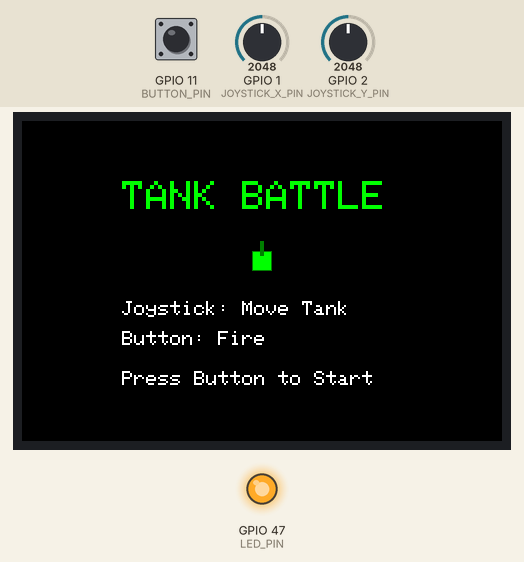
Recording of a sketch running on a simulated ESP32-S3. Parts: 480×320 colour display, output pins drawn as LEDs (lit = HIGH). The test bench sets the inputs (shaded band); at power-on: GPIO 11 (BUTTON_PIN) HIGH, GPIO 1 (JOYSTICK_X_PIN) = 2048, GPIO 2 (JOYSTICK_Y_PIN) = 2048. Random numbers use the default seed unless the sketch sets one; what the sketch prints to the serial monitor is not drawn.

Above: at 1.6 s.
1.7 s: GPIO 11 (BUTTON_PIN) pulled LOW for 0.15 s
At 3.5 s:
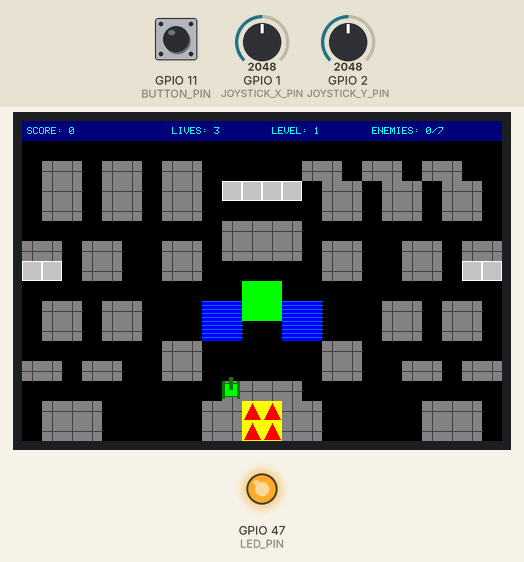
4.8 s: GPIO 11 (BUTTON_PIN) pulled LOW for 1 s
At 6.13 s:
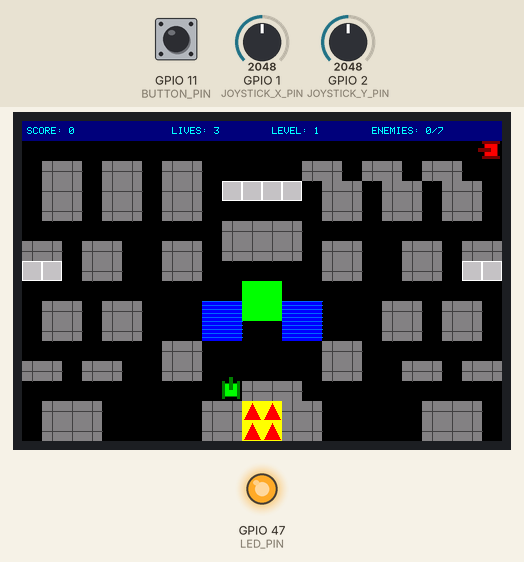
7.8 s: GPIO 1 (JOYSTICK_X_PIN) set to 960
At 8.79 s:
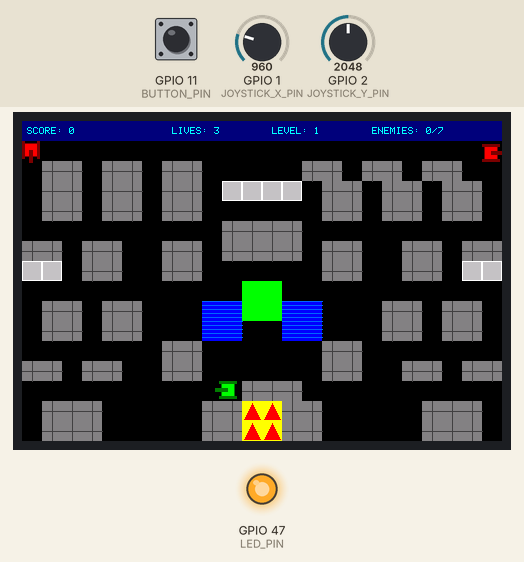
10.0 s: GPIO 2 (JOYSTICK_Y_PIN) set to 960
At 10.63 s:
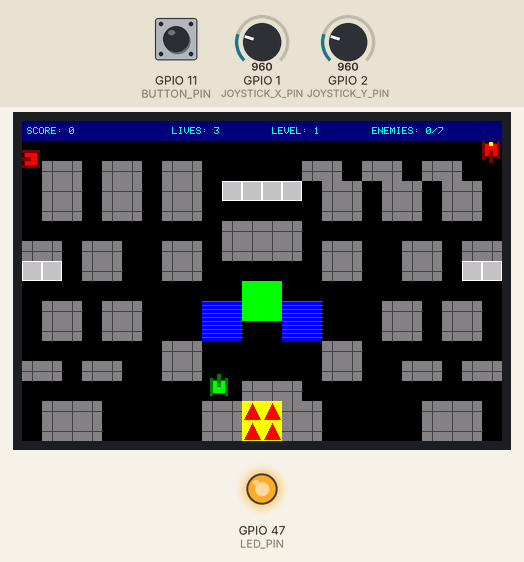
11.9 s: GPIO 2 (JOYSTICK_Y_PIN) set to 1040
At 14.0 s:
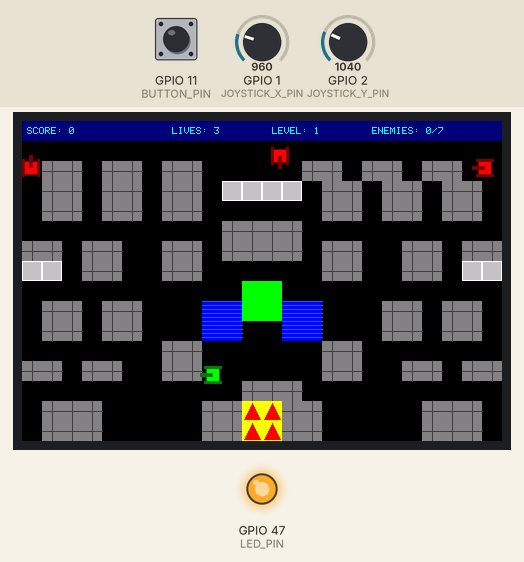
14.1 s: GPIO 1 (JOYSTICK_X_PIN) set to 1040
At 14.76 s:
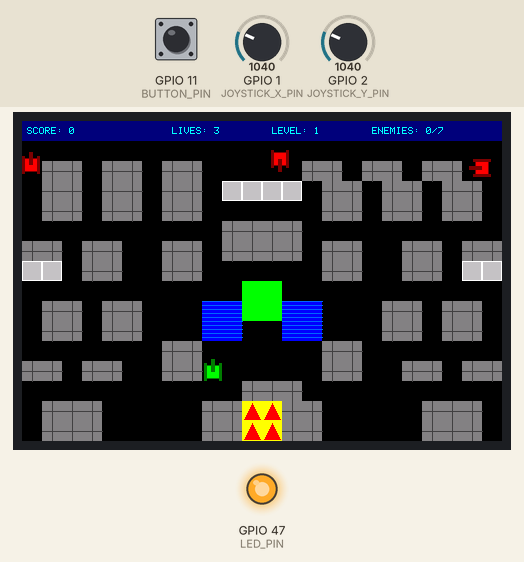
Timing chart, 0 to 17.0 s (numbered marks = the images above; inputs shaded):
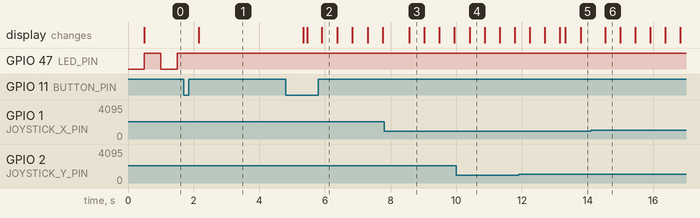

The sketch:

4_tank_battle.ino
```cpp
#include <TFT_eSPI.h>

#define JOYSTICK_X_PIN    1
#define JOYSTICK_Y_PIN    2
#define BUTTON_PIN        11
#define LED_PIN           47

#define SCREEN_WIDTH      480
#define SCREEN_HEIGHT     320

#define TILE_SIZE         20
#define MAP_WIDTH         24
#define MAP_HEIGHT        15

#define TANK_SIZE         18
#define TANK_SPEED        3
#define BULLET_SIZE       4
#define BULLET_SPEED      6

#define MAX_BULLETS       10
#define MAX_ENEMIES       5
#define ENEMY_SHOOT_INTERVAL 2000
#define ENEMY_MOVE_INTERVAL  100

#define JOYSTICK_CENTER   2048
#define JOYSTICK_THRESHOLD 1000

#define COLOR_BACKGROUND  TFT_BLACK
#define COLOR_PLAYER      TFT_GREEN
#define COLOR_PLAYER_DARK 0x03E0
#define COLOR_ENEMY       TFT_RED
#define COLOR_ENEMY_DARK  0x7800
#define COLOR_BULLET      TFT_YELLOW
#define COLOR_WALL        0x8410
#define COLOR_STEEL       0xC618
#define COLOR_WATER       0x001F
#define COLOR_GRASS       0x07E0
#define COLOR_BASE        0xFFE0
#define COLOR_TEXT        TFT_WHITE
#define COLOR_HUD         TFT_CYAN
#define COLOR_HUD_BG      TFT_NAVY

enum Direction {
  DIR_UP,
  DIR_DOWN,
  DIR_LEFT,
  DIR_RIGHT
};

enum TileType {
  TILE_EMPTY = 0,
  TILE_BRICK = 1,
  TILE_STEEL = 2,
  TILE_WATER = 3,
  TILE_GRASS = 4,
  TILE_BASE = 5
};

enum GameState {
  STATE_MENU,
  STATE_PLAYING,
  STATE_GAME_OVER,
  STATE_VICTORY
};

struct Tank {
  float x, y;
  Direction dir;
  bool alive;
  unsigned long lastShot;
  unsigned long lastMove;
};

struct Bullet {
  float x, y;
  Direction dir;
  bool active;
  bool isPlayer;
};

TFT_eSPI tft = TFT_eSPI(320, 480);
TFT_eSprite sprite = TFT_eSprite(&tft);

uint8_t gameMap[MAP_HEIGHT][MAP_WIDTH];

Tank player;

Tank enemies[MAX_ENEMIES];
int enemyCount = 0;
int enemiesKilled = 0;
int totalEnemies = 10;

Bullet bullets[MAX_BULLETS];

GameState gameState = STATE_MENU;
int playerLives = 3;
int level = 1;
int score = 0;

bool baseDestroyed = false;

bool lastButtonState = HIGH;
bool shootPressed = false;

unsigned long lastUpdateTime = 0;
unsigned long lastEnemySpawn = 0;
unsigned long lastBlinkTime = 0;
bool ledState = false;

const uint8_t mapTemplate[MAP_HEIGHT][MAP_WIDTH] PROGMEM = {
  {0,0,0,0,0,0,0,0,0,0,0,0,0,0,0,0,0,0,0,0,0,0,0,0},
  {0,1,1,0,1,1,0,1,1,0,0,0,0,0,1,1,0,1,1,0,1,1,0,0},
  {0,1,1,0,1,1,0,1,1,0,2,2,2,2,0,1,1,0,1,1,0,1,1,0},
  {0,1,1,0,1,1,0,1,1,0,0,0,0,0,0,1,1,0,1,1,0,1,1,0},
  {0,0,0,0,0,0,0,0,0,0,1,1,1,1,0,0,0,0,0,0,0,0,0,0},
  {1,1,0,1,1,0,0,1,1,0,1,1,1,1,0,1,1,0,0,1,1,0,1,1},
  {2,2,0,1,1,0,0,1,1,0,0,0,0,0,0,1,1,0,0,1,1,0,2,2},
  {0,0,0,0,0,0,0,0,0,0,0,4,4,0,0,0,0,0,0,0,0,0,0,0},
  {0,1,1,0,1,1,0,0,0,3,3,4,4,3,3,0,0,0,1,1,0,1,1,0},
  {0,1,1,0,1,1,0,0,0,3,3,0,0,3,3,0,0,0,1,1,0,1,1,0},
  {0,0,0,0,0,0,0,1,1,0,0,0,0,0,0,1,1,0,0,0,0,0,0,0},
  {1,1,0,1,1,0,0,1,1,0,0,0,0,0,0,1,1,0,0,1,1,0,1,1},
  {0,0,0,0,0,0,0,0,0,0,1,1,1,1,0,0,0,0,0,0,0,0,0,0},
  {0,1,1,1,0,0,0,0,0,1,1,5,5,1,1,0,0,0,0,0,1,1,1,0},
  {0,1,1,1,0,0,0,0,0,1,1,5,5,1,1,0,0,0,0,0,1,1,1,0}
};

void initGame();
void initMap();
void handleInput();
void updateGame();
void drawGame();
void drawMap();
void drawTank(Tank* tank, bool isPlayer);
void drawBullets();
void drawHUD();
void drawMenu();
void drawGameOver();
void drawVictory();
void playerShoot();
void enemyShoot(int index);
void updateBullets();
void updateEnemies();
void spawnEnemy();
bool checkTankCollision(float x, float y, Tank* exclude);
bool checkWallCollision(float x, float y);
void destroyTile(int tx, int ty);
Direction readJoystick();
void blinkLED(int interval);

void setup() {
  Serial.begin(115200);

  pinMode(JOYSTICK_X_PIN, INPUT);
  pinMode(JOYSTICK_Y_PIN, INPUT);
  pinMode(BUTTON_PIN, INPUT_PULLUP);
  pinMode(LED_PIN, OUTPUT);
  digitalWrite(LED_PIN, LOW);

  tft.init();
  tft.setRotation(1);
  tft.invertDisplay(1);
  tft.fillScreen(COLOR_BACKGROUND);

  if (psramFound()) {
    sprite.setColorDepth(16);
    Serial.println("PSRAM detected, using 16-bit color.");
  } else {

    sprite.setColorDepth(16);
    Serial.println("PSRAM NOT detected.");
  }

  void* ptr = sprite.createSprite(SCREEN_WIDTH, SCREEN_HEIGHT);
  if (ptr == NULL) {
    Serial.println("警告: Sprite 内存分配失败！尝试降低色深...");
    sprite.setColorDepth(8);
    ptr = sprite.createSprite(SCREEN_WIDTH, SCREEN_HEIGHT);
    if (ptr == NULL) {
      Serial.println("错误: Sprite 创建完全失败，无法运行游戏。");
      while(1) delay(100);
    }
  }
  sprite.setSwapBytes(true);

  randomSeed(analogRead(0));

  drawMenu();

  Serial.println("ESP32坦克大战游戏初始化完成");
}

void loop() {
  handleInput();

  unsigned long currentTime = millis();

  switch (gameState) {
    case STATE_MENU:
      blinkLED(500);
      if (shootPressed) {
        shootPressed = false;
        initGame();
        gameState = STATE_PLAYING;

      }
      break;

    case STATE_PLAYING:
      digitalWrite(LED_PIN, HIGH);

      if (currentTime - lastUpdateTime >= 16) {
        lastUpdateTime = currentTime;
        updateGame();
        drawGame();
      }
      break;

    case STATE_GAME_OVER:
      blinkLED(100);
      if (shootPressed) {
        shootPressed = false;
        gameState = STATE_MENU;
        drawMenu();
      }
      break;

    case STATE_VICTORY:
      blinkLED(200);
      if (shootPressed) {
        shootPressed = false;
        level++;
        initGame();
        gameState = STATE_PLAYING;
      }
      break;
  }
}

void blinkLED(int interval) {
  unsigned long currentTime = millis();
  if (currentTime - lastBlinkTime >= interval) {
    lastBlinkTime = currentTime;
    ledState = !ledState;
    digitalWrite(LED_PIN, ledState);
  }
}

void initGame() {

  initMap();

  player.x = (MAP_WIDTH / 2 - 2) * TILE_SIZE;
  player.y = (MAP_HEIGHT - 2) * TILE_SIZE;
  player.dir = DIR_UP;
  player.alive = true;
  player.lastShot = 0;

  for (int i = 0; i < MAX_ENEMIES; i++) {
    enemies[i].alive = false;
  }
  enemyCount = 0;
  enemiesKilled = 0;
  totalEnemies = 5 + level * 2;

  for (int i = 0; i < MAX_BULLETS; i++) {
    bullets[i].active = false;
  }

  baseDestroyed = false;

  lastEnemySpawn = millis();

  Serial.printf("第 %d 关开始！需要消灭 %d 个敌人\n", level, totalEnemies);
}

void initMap() {
  for (int y = 0; y < MAP_HEIGHT; y++) {
    for (int x = 0; x < MAP_WIDTH; x++) {
      gameMap[y][x] = pgm_read_byte(&mapTemplate[y][x]);
    }
  }
}

void handleInput() {

  bool currentButtonState = digitalRead(BUTTON_PIN);
  if (lastButtonState == HIGH && currentButtonState == LOW) {
    shootPressed = true;
    if (gameState == STATE_PLAYING) {
      playerShoot();
      shootPressed = false;
    }
  }
  lastButtonState = currentButtonState;

  if (gameState == STATE_PLAYING && player.alive) {
    Direction newDir = readJoystick();

    int x_adc = analogRead(JOYSTICK_X_PIN);
    int y_adc = analogRead(JOYSTICK_Y_PIN);
    int x_offset = abs(x_adc - JOYSTICK_CENTER);
    int y_offset = abs(y_adc - JOYSTICK_CENTER);

    if (x_offset > JOYSTICK_THRESHOLD || y_offset > JOYSTICK_THRESHOLD) {
      player.dir = newDir;

      float newX = player.x;
      float newY = player.y;

      switch (newDir) {
        case DIR_UP:    newY -= TANK_SPEED; break;
        case DIR_DOWN:  newY += TANK_SPEED; break;
        case DIR_LEFT:  newX -= TANK_SPEED; break;
        case DIR_RIGHT: newX += TANK_SPEED; break;
      }

      if (newX >= 0 && newX <= SCREEN_WIDTH - TANK_SIZE &&
          newY >= 20 && newY <= SCREEN_HEIGHT - TANK_SIZE) {

        if (!checkWallCollision(newX, newY) && !checkTankCollision(newX, newY, &player)) {
          player.x = newX;
          player.y = newY;
        }
      }
    }
  }
}

Direction readJoystick() {
  int x_adc = analogRead(JOYSTICK_X_PIN);
  int y_adc = analogRead(JOYSTICK_Y_PIN);

  int x_offset = x_adc - JOYSTICK_CENTER;
  int y_offset = y_adc - JOYSTICK_CENTER;

  if (abs(x_offset) > abs(y_offset)) {
    if (x_offset < -JOYSTICK_THRESHOLD) return DIR_LEFT;
    if (x_offset > JOYSTICK_THRESHOLD) return DIR_RIGHT;
  } else {
    if (y_offset < -JOYSTICK_THRESHOLD) return DIR_UP;
    if (y_offset > JOYSTICK_THRESHOLD) return DIR_DOWN;
  }

  return player.dir;
}

void playerShoot() {
  unsigned long currentTime = millis();
  if (currentTime - player.lastShot < 300) return;

  for (int i = 0; i < MAX_BULLETS; i++) {
    if (!bullets[i].active) {
      bullets[i].x = player.x + TANK_SIZE / 2 - BULLET_SIZE / 2;
      bullets[i].y = player.y + TANK_SIZE / 2 - BULLET_SIZE / 2;
      bullets[i].dir = player.dir;
      bullets[i].active = true;
      bullets[i].isPlayer = true;
      player.lastShot = currentTime;
      Serial.println("玩家射击！");
      break;
    }
  }
}

void enemyShoot(int index) {
  Tank* enemy = &enemies[index];
  unsigned long currentTime = millis();
  if (currentTime - enemy->lastShot < ENEMY_SHOOT_INTERVAL) return;

  for (int i = 0; i < MAX_BULLETS; i++) {
    if (!bullets[i].active) {
      bullets[i].x = enemy->x + TANK_SIZE / 2 - BULLET_SIZE / 2;
      bullets[i].y = enemy->y + TANK_SIZE / 2 - BULLET_SIZE / 2;
      bullets[i].dir = enemy->dir;
      bullets[i].active = true;
      bullets[i].isPlayer = false;
      enemy->lastShot = currentTime;
      break;
    }
  }
}

void updateGame() {

  updateBullets();

  updateEnemies();

  unsigned long currentTime = millis();
  if (enemyCount < MAX_ENEMIES && enemiesKilled + enemyCount < totalEnemies) {
    if (currentTime - lastEnemySpawn >= 3000) {
      spawnEnemy();
      lastEnemySpawn = currentTime;
    }
  }

  if (enemiesKilled >= totalEnemies) {
    gameState = STATE_VICTORY;
    drawVictory();
  }

  if (!player.alive || baseDestroyed) {
    playerLives--;
    if (playerLives <= 0) {
      gameState = STATE_GAME_OVER;
      drawGameOver();
    } else {

      player.x = (MAP_WIDTH / 2 - 2) * TILE_SIZE;
      player.y = (MAP_HEIGHT - 2) * TILE_SIZE;
      player.dir = DIR_UP;
      player.alive = true;
    }
  }
}

void updateBullets() {
  for (int i = 0; i < MAX_BULLETS; i++) {
    if (!bullets[i].active) continue;

    switch (bullets[i].dir) {
      case DIR_UP:    bullets[i].y -= BULLET_SPEED; break;
      case DIR_DOWN:  bullets[i].y += BULLET_SPEED; break;
      case DIR_LEFT:  bullets[i].x -= BULLET_SPEED; break;
      case DIR_RIGHT: bullets[i].x += BULLET_SPEED; break;
    }

    if (bullets[i].x < 0 || bullets[i].x > SCREEN_WIDTH ||
        bullets[i].y < 20 || bullets[i].y > SCREEN_HEIGHT) {
      bullets[i].active = false;
      continue;
    }

    int tx = (int)bullets[i].x / TILE_SIZE;
    int ty = ((int)bullets[i].y - 20) / TILE_SIZE;

    if (tx >= 0 && tx < MAP_WIDTH && ty >= 0 && ty < MAP_HEIGHT) {
      uint8_t tile = gameMap[ty][tx];
      if (tile == TILE_BRICK) {
        destroyTile(tx, ty);
        bullets[i].active = false;
        continue;
      } else if (tile == TILE_STEEL) {
        bullets[i].active = false;
        continue;
      } else if (tile == TILE_BASE) {
        baseDestroyed = true;
        gameMap[ty][tx] = TILE_EMPTY;
        bullets[i].active = false;
        Serial.println("基地被摧毁！");
        continue;
      }
    }

    if (bullets[i].isPlayer) {

      for (int j = 0; j < MAX_ENEMIES; j++) {
        if (enemies[j].alive) {
          if (bullets[i].x >= enemies[j].x && bullets[i].x <= enemies[j].x + TANK_SIZE &&
              bullets[i].y >= enemies[j].y && bullets[i].y <= enemies[j].y + TANK_SIZE) {
            enemies[j].alive = false;
            enemyCount--;
            enemiesKilled++;
            score += 100;
            bullets[i].active = false;
            Serial.printf("消灭敌人！得分: %d\n", score);
            break;
          }
        }
      }
    } else {

      if (player.alive) {
        if (bullets[i].x >= player.x && bullets[i].x <= player.x + TANK_SIZE &&
            bullets[i].y >= player.y && bullets[i].y <= player.y + TANK_SIZE) {
          player.alive = false;
          bullets[i].active = false;
          Serial.println("玩家被击中！");
        }
      }
    }
  }
}

void updateEnemies() {
  unsigned long currentTime = millis();

  for (int i = 0; i < MAX_ENEMIES; i++) {
    if (!enemies[i].alive) continue;

    if (currentTime - enemies[i].lastMove >= ENEMY_MOVE_INTERVAL) {
      enemies[i].lastMove = currentTime;

      if (random(100) < 30) {
        enemies[i].dir = (Direction)random(4);
      }

      float newX = enemies[i].x;
      float newY = enemies[i].y;

      switch (enemies[i].dir) {
        case DIR_UP:    newY -= TANK_SPEED; break;
        case DIR_DOWN:  newY += TANK_SPEED; break;
        case DIR_LEFT:  newX -= TANK_SPEED; break;
        case DIR_RIGHT: newX += TANK_SPEED; break;
      }

      if (newX >= 0 && newX <= SCREEN_WIDTH - TANK_SIZE &&
          newY >= 20 && newY <= SCREEN_HEIGHT - TANK_SIZE) {
        if (!checkWallCollision(newX, newY) && !checkTankCollision(newX, newY, &enemies[i])) {
          enemies[i].x = newX;
          enemies[i].y = newY;
        } else {

          enemies[i].dir = (Direction)random(4);
        }
      } else {
        enemies[i].dir = (Direction)random(4);
      }
    }

    if (random(100) < 5) {
      enemyShoot(i);
    }
  }
}

void spawnEnemy() {

  int index = -1;
  for (int i = 0; i < MAX_ENEMIES; i++) {
    if (!enemies[i].alive) {
      index = i;
      break;
    }
  }
  if (index < 0) return;

  int spawnPoints[] = {0, MAP_WIDTH / 2, MAP_WIDTH - 1};
  int spawnX = spawnPoints[random(3)] * TILE_SIZE;

  enemies[index].x = spawnX;
  enemies[index].y = 20;
  enemies[index].dir = DIR_DOWN;
  enemies[index].alive = true;
  enemies[index].lastShot = millis();
  enemies[index].lastMove = millis();
  enemyCount++;

  Serial.printf("敌人生成于 X=%d\n", spawnX);
}

bool checkTankCollision(float x, float y, Tank* exclude) {

  if (&player != exclude && player.alive) {
    if (x < player.x + TANK_SIZE && x + TANK_SIZE > player.x &&
        y < player.y + TANK_SIZE && y + TANK_SIZE > player.y) {
      return true;
    }
  }

  for (int i = 0; i < MAX_ENEMIES; i++) {
    if (&enemies[i] != exclude && enemies[i].alive) {
      if (x < enemies[i].x + TANK_SIZE && x + TANK_SIZE > enemies[i].x &&
          y < enemies[i].y + TANK_SIZE && y + TANK_SIZE > enemies[i].y) {
        return true;
      }
    }
  }

  return false;
}

bool checkWallCollision(float x, float y) {

  int corners[4][2] = {
    {(int)x / TILE_SIZE, ((int)y - 20) / TILE_SIZE},
    {(int)(x + TANK_SIZE - 1) / TILE_SIZE, ((int)y - 20) / TILE_SIZE},
    {(int)x / TILE_SIZE, ((int)(y + TANK_SIZE - 1) - 20) / TILE_SIZE},
    {(int)(x + TANK_SIZE - 1) / TILE_SIZE, ((int)(y + TANK_SIZE - 1) - 20) / TILE_SIZE}
  };

  for (int i = 0; i < 4; i++) {
    int tx = corners[i][0];
    int ty = corners[i][1];

    if (tx >= 0 && tx < MAP_WIDTH && ty >= 0 && ty < MAP_HEIGHT) {
      uint8_t tile = gameMap[ty][tx];
      if (tile == TILE_BRICK || tile == TILE_STEEL || tile == TILE_WATER || tile == TILE_BASE) {
        return true;
      }
    }
  }

  return false;
}

void destroyTile(int tx, int ty) {
  if (tx >= 0 && tx < MAP_WIDTH && ty >= 0 && ty < MAP_HEIGHT) {
    if (gameMap[ty][tx] == TILE_BRICK) {
      gameMap[ty][tx] = TILE_EMPTY;
    }
  }
}

void drawGame() {

  sprite.fillSprite(COLOR_BACKGROUND);

  drawMap();

  if (player.alive) {
    drawTank(&player, true);
  }

  for (int i = 0; i < MAX_ENEMIES; i++) {
    if (enemies[i].alive) {
      drawTank(&enemies[i], false);
    }
  }

  drawBullets();

  drawHUD();

  sprite.pushSprite(0, 0);
}

void drawMap() {
  for (int y = 0; y < MAP_HEIGHT; y++) {
    for (int x = 0; x < MAP_WIDTH; x++) {
      uint8_t tile = gameMap[y][x];
      if (tile == TILE_EMPTY) continue;

      int px = x * TILE_SIZE;
      int py = y * TILE_SIZE + 20;

      switch (tile) {
        case TILE_BRICK:
          sprite.fillRect(px, py, TILE_SIZE, TILE_SIZE, COLOR_WALL);
          sprite.drawLine(px, py + TILE_SIZE/2, px + TILE_SIZE, py + TILE_SIZE/2, 0x4208);
          sprite.drawLine(px + TILE_SIZE/2, py, px + TILE_SIZE/2, py + TILE_SIZE, 0x4208);
          break;

        case TILE_STEEL:
          sprite.fillRect(px, py, TILE_SIZE, TILE_SIZE, COLOR_STEEL);
          sprite.drawRect(px, py, TILE_SIZE, TILE_SIZE, TFT_WHITE);
          break;

        case TILE_WATER:
          sprite.fillRect(px, py, TILE_SIZE, TILE_SIZE, COLOR_WATER);
          for (int i = 0; i < TILE_SIZE; i += 4) {
            sprite.drawLine(px, py + i, px + TILE_SIZE, py + i, 0x033F);
          }
          break;

        case TILE_GRASS:
          sprite.fillRect(px, py, TILE_SIZE, TILE_SIZE, COLOR_GRASS);
          break;

        case TILE_BASE:
          sprite.fillRect(px, py, TILE_SIZE, TILE_SIZE, COLOR_BASE);
          sprite.fillTriangle(px + TILE_SIZE/2, py + 2,
                          px + 2, py + TILE_SIZE - 2,
                          px + TILE_SIZE - 2, py + TILE_SIZE - 2, TFT_RED);
          break;
      }
    }
  }
}

void drawTank(Tank* tank, bool isPlayer) {
  int x = (int)tank->x;
  int y = (int)tank->y;

  uint16_t bodyColor = isPlayer ? COLOR_PLAYER : COLOR_ENEMY;
  uint16_t darkColor = isPlayer ? COLOR_PLAYER_DARK : COLOR_ENEMY_DARK;

  sprite.fillRect(x + 2, y + 2, TANK_SIZE - 4, TANK_SIZE - 4, bodyColor);
  sprite.drawRect(x + 2, y + 2, TANK_SIZE - 4, TANK_SIZE - 4, darkColor);

  switch (tank->dir) {
    case DIR_UP:
    case DIR_DOWN:
      sprite.fillRect(x, y, 3, TANK_SIZE, darkColor);
      sprite.fillRect(x + TANK_SIZE - 3, y, 3, TANK_SIZE, darkColor);
      break;
    case DIR_LEFT:
    case DIR_RIGHT:
      sprite.fillRect(x, y, TANK_SIZE, 3, darkColor);
      sprite.fillRect(x, y + TANK_SIZE - 3, TANK_SIZE, 3, darkColor);
      break;
  }

  int cx = x + TANK_SIZE / 2;
  int cy = y + TANK_SIZE / 2;
  switch (tank->dir) {
    case DIR_UP:
      sprite.fillRect(cx - 2, y - 4, 4, TANK_SIZE / 2 + 4, darkColor);
      break;
    case DIR_DOWN:
      sprite.fillRect(cx - 2, cy, 4, TANK_SIZE / 2 + 4, darkColor);
      break;
    case DIR_LEFT:
      sprite.fillRect(x - 4, cy - 2, TANK_SIZE / 2 + 4, 4, darkColor);
      break;
    case DIR_RIGHT:
      sprite.fillRect(cx, cy - 2, TANK_SIZE / 2 + 4, 4, darkColor);
      break;
  }
}

void drawBullets() {
  for (int i = 0; i < MAX_BULLETS; i++) {
    if (bullets[i].active) {
      sprite.fillRect((int)bullets[i].x, (int)bullets[i].y, BULLET_SIZE, BULLET_SIZE, COLOR_BULLET);
    }
  }
}

void drawHUD() {

  sprite.fillRect(0, 0, SCREEN_WIDTH, 20, COLOR_HUD_BG);

  sprite.setTextColor(COLOR_HUD, COLOR_HUD_BG);
  sprite.setTextSize(1);
  sprite.setCursor(5, 6);
  sprite.printf("SCORE: %d", score);

  sprite.setCursor(150, 6);
  sprite.printf("LIVES: %d", playerLives);

  sprite.setCursor(250, 6);
  sprite.printf("LEVEL: %d", level);

  sprite.setCursor(350, 6);
  sprite.printf("ENEMIES: %d/%d", enemiesKilled, totalEnemies);
}

void drawMenu() {
  tft.fillScreen(COLOR_BACKGROUND);

  tft.setTextColor(COLOR_PLAYER);
  tft.setTextSize(4);
  tft.setCursor(100, 60);
  tft.println("TANK BATTLE");

  tft.fillRect(SCREEN_WIDTH/2 - 10, 130, 20, 20, COLOR_PLAYER);
  tft.drawRect(SCREEN_WIDTH/2 - 10, 130, 20, 20, COLOR_PLAYER_DARK);
  tft.fillRect(SCREEN_WIDTH/2 - 2, 120, 4, 15, COLOR_PLAYER_DARK);

  tft.setTextColor(COLOR_TEXT);
  tft.setTextSize(2);
  tft.setCursor(100, 180);
  tft.println("Joystick: Move Tank");
  tft.setCursor(100, 210);
  tft.println("Button: Fire");
  tft.setCursor(100, 250);
  tft.println("Press Button to Start");
}

void drawGameOver() {
  tft.fillRect(100, 100, 280, 120, COLOR_HUD_BG);
  tft.drawRect(100, 100, 280, 120, COLOR_TEXT);

  tft.setTextColor(TFT_RED);
  tft.setTextSize(3);
  tft.setCursor(155, 115);
  tft.println("GAME OVER");

  tft.setTextColor(COLOR_TEXT);
  tft.setTextSize(2);
  tft.setCursor(160, 155);
  tft.printf("Score: %d", score);

  tft.setCursor(130, 185);
  tft.println("Press to restart");

  playerLives = 3;
  level = 1;
  score = 0;
}

void drawVictory() {
  tft.fillRect(100, 100, 280, 120, TFT_DARKGREEN);
  tft.drawRect(100, 100, 280, 120, COLOR_TEXT);

  tft.setTextColor(COLOR_PLAYER);
  tft.setTextSize(3);
  tft.setCursor(145, 115);
  tft.println("VICTORY!");

  tft.setTextColor(COLOR_TEXT);
  tft.setTextSize(2);
  tft.setCursor(130, 155);
  tft.printf("Level %d Complete", level);

  tft.setCursor(130, 185);
  tft.println("Press for next level");
}
```

Measured:
- after the input at 1.7 s, the display: changes after 0.46 s (image 1)
- what the display in image 3 shows lasts 0.4 s, from 8.6 s to 9.0 s
